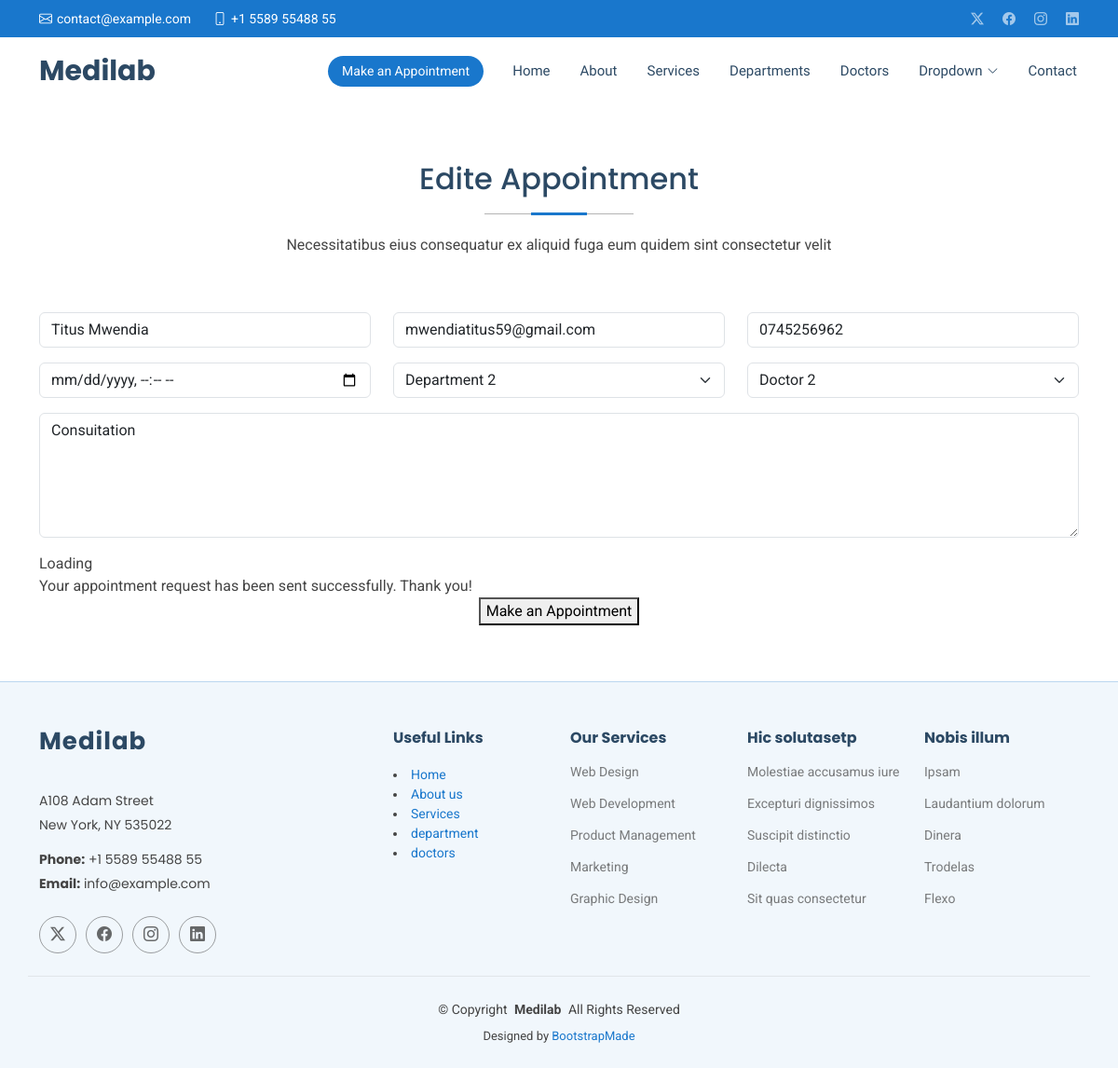
The app's page /edite/1 with its own data.
### hospitalapp/models.py (models this page shows, shortened)
class Appointment(models.Model):
    name =models.CharField(max_length=50)
    email =models.EmailField()
    phone =models.CharField(max_length=15)
    date =models.DateTimeField()
    department =models.CharField(max_length=50)
    doctor =models.CharField(max_length=50)
    message =models.TextField()

### hospitalapp/views.py (the view)
# urls.py: path('edite/<int:id>', views.edite,name = 'edite'),
def edite(request,id):
    editeinfo = get_object_or_404(Appointment,id=id)
    if request.method == 'POST':
        editeinfo.name = request.POST.get('name')
        editeinfo.email = request.POST.get('email')
        editeinfo.phone = request.POST.get('phone')
        editeinfo.date = request.POST.get('date')
        editeinfo.department = request.POST.get('department')
        editeinfo.doctor = request.POST.get('doctor')
        editeinfo.message = request.POST.get('message')
        editeinfo.save()
        return redirect('/show')
    else:
        return render(request,'edite.html',{'editeinfo':editeinfo})

### Templates/edite.html (shortened to what this page needs)
{% extends 'starter-page.html' %}
{% load static %}
{% block content %}
    <section id="appointment" class="appointment section">
      <div class="container section-title" data-aos="fade-up">
        <h2>Edite Appointment</h2>
        <p>Necessitatibus eius consequatur ex aliquid fuga eum quidem sint consectetur velit</p>
      </div>
      <div class="container" data-aos="fade-up" data-aos-delay="100">
        <form  method="post" ">
          <div class="row">
            <div class="col-md-4 form-group">
              <input type="text" value="{{ editeinfo.name }}" name="name" class="form-control" id="name" placeholder="Your Name" required="">
            </div>
            <div class="col-md-4 form-group mt-3 mt-md-0">
              <input type="email" value="{{ editeinfo.email }}" class="form-control" name="email" id="email" placeholder="Your Email" required="">
            </div>
            <div class="col-md-4 form-group mt-3 mt-md-0">
              <input type="tel" value="{{ editeinfo.phone }}" class="form-control" name="phone" id="phone" placeholder="Your Phone" required="">
            </div>
          </div>
          <div class="row">
            <div class="col-md-4 form-group mt-3">
              <input type="datetime-local" name="date" class="form-control datepicker" id="date" placeholder="Appointment Date" required="">
            </div>
            <div class="col-md-4 form-group mt-3">
              <select name="department" id="department" class="form-select" required="">
                <option value="Department 2" {% if editeinfo.department == "Department 2" %}
                	selected
                {% endif %} >Department 2</option>
              </select>
            </div>
            <div class="col-md-4 form-group mt-3">
              <select name="doctor" id="doctor" class="form-select" required="">
                <option value="Doctor 2" {% if editeinfo.doctor == "Doctor 2" %}
                	selected
                {% endif %} >Doctor 2</option>
              </select>
            </div>
          </div>
          <div class="form-group mt-3">
            <textarea class="form-control" name="message" rows="5" placeholder="Message (Optional)">{{ editeinfo.message }}</textarea>
          </div>
          <div class="mt-3">
            <div class="loading">Loading</div>
            <div class="sent-message">Your appointment request has been sent successfully. Thank you!</div>
            <div class="text-center"><button type="submit">Make an Appointment</button></div>
          </div>
        </form>
      </div>
    </section>
{% endblock %}

### static/assets/css/main.css (style rules this page uses)
:root { --default-font: "Roboto", system-ui, -apple-system, "Segoe UI", Roboto, "Helvetica Neue", Arial, "Noto Sans", "Liberation Sans", sans-serif, "Apple Color Emoji", "Segoe UI Emoji", "Segoe UI Symbol", "Noto Color Emoji"; --heading-font: "Poppins", sans-serif; --nav-font: "Raleway", sans-serif; }
:root { --background-color: #ffffff; --default-color: #444444; --heading-color: #2c4964; --accent-color: #1977cc; --surface-color: #ffffff; --contrast-color: #ffffff; }
:root { --nav-color: #2c4964; --nav-hover-color: #1977cc; --nav-mobile-background-color: #ffffff; --nav-dropdown-background-color: #ffffff; --nav-dropdown-color: #2c4964; --nav-dropdown-hover-color: #1977cc; }
:root { scroll-behavior: smooth; }
body { color: var(--default-color); background-color: var(--background-color); font-family: var(--default-font); }
h1, h2, h3, h4, h5, h6 { color: var(--heading-color); font-family: var(--heading-font); }
section, .section { color: var(--default-color); background-color: var(--background-color); padding: 60px 0; scroll-margin-top: 72px; overflow: clip; }
.section-title { text-align: center; padding-bottom: 60px; position: relative; }
.section-title h2 { font-size: 32px; font-weight: 500; margin-bottom: 20px; padding-bottom: 20px; position: relative; }
.section-title h2:before { content: ""; position: absolute; display: block; width: 160px; height: 1px; background: color-mix(in srgb, var(--default-color), transparent 60%); left: 0; right: 0; bottom: 1px; margin: auto; }
.section-title h2::after { content: ""; position: absolute; display: block; width: 60px; height: 3px; background: var(--accent-color); left: 0; right: 0; bottom: 0; margin: auto; }
.section-title p { margin-bottom: 0; }

### records on screen
Appointment: name "Titus Mwendia", email "mwendiatitus59@gmail.com", phone "0745256962", department "Department 2", doctor "Doctor 2", message "Consuitation"
